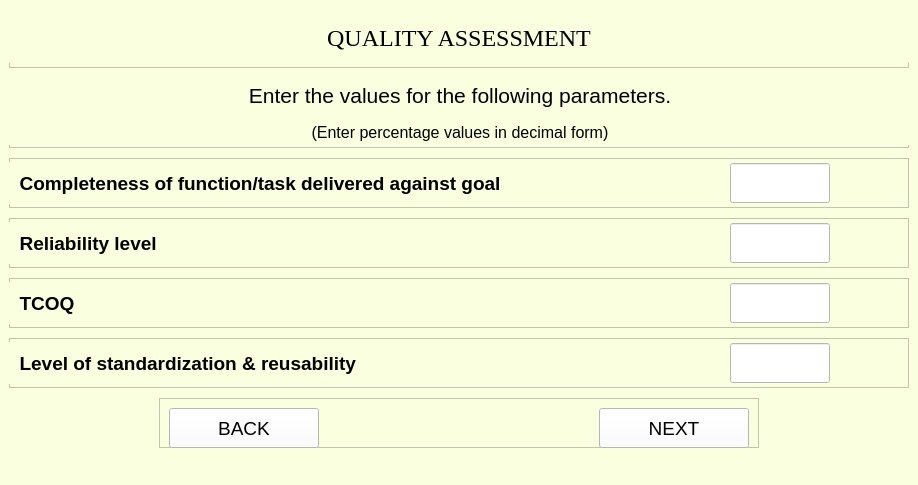
<?xml version="1.0" encoding="UTF-8"?>
<ui version="4.0">
 <class>MainWindow</class>
 <widget class="QMainWindow" name="MainWindow">
  <property name="geometry">
   <rect>
    <x>0</x>
    <y>0</y>
    <width>914</width>
    <height>485</height>
   </rect>
  </property>
  <property name="windowTitle">
   <string>MainWindow</string>
  </property>
  <property name="styleSheet">
   <string notr="true">background-color:rgb(250, 255, 224)</string>
  </property>
  <widget class="QWidget" name="centralwidget">
   <layout class="QVBoxLayout" name="verticalLayout">
    <item alignment="Qt::AlignHCenter">
     <widget class="QFrame" name="frame">
      <property name="minimumSize">
       <size>
        <width>900</width>
        <height>55</height>
       </size>
      </property>
      <property name="maximumSize">
       <size>
        <width>900</width>
        <height>55</height>
       </size>
      </property>
      <property name="frameShape">
       <enum>QFrame::StyledPanel</enum>
      </property>
      <property name="frameShadow">
       <enum>QFrame::Raised</enum>
      </property>
      <widget class="QLabel" name="heading">
       <property name="geometry">
        <rect>
         <x>0</x>
         <y>0</y>
         <width>900</width>
         <height>50</height>
        </rect>
       </property>
       <property name="sizePolicy">
        <sizepolicy hsizetype="Preferred" vsizetype="Preferred">
         <horstretch>0</horstretch>
         <verstretch>0</verstretch>
        </sizepolicy>
       </property>
       <property name="minimumSize">
        <size>
         <width>800</width>
         <height>50</height>
        </size>
       </property>
       <property name="maximumSize">
        <size>
         <width>16777215</width>
         <height>16777215</height>
        </size>
       </property>
       <property name="font">
        <font>
         <family>Times New Roman</family>
         <pointsize>18</pointsize>
        </font>
       </property>
       <property name="text">
        <string>QUALITY ASSESSMENT</string>
       </property>
       <property name="alignment">
        <set>Qt::AlignCenter</set>
       </property>
       <property name="wordWrap">
        <bool>false</bool>
       </property>
      </widget>
     </widget>
    </item>
    <item alignment="Qt::AlignHCenter">
     <widget class="QFrame" name="frame_2">
      <property name="minimumSize">
       <size>
        <width>900</width>
        <height>70</height>
       </size>
      </property>
      <property name="maximumSize">
       <size>
        <width>700</width>
        <height>70</height>
       </size>
      </property>
      <property name="frameShape">
       <enum>QFrame::StyledPanel</enum>
      </property>
      <property name="frameShadow">
       <enum>QFrame::Raised</enum>
      </property>
      <widget class="QWidget" name="layoutWidget">
       <property name="geometry">
        <rect>
         <x>0</x>
         <y>0</y>
         <width>902</width>
         <height>67</height>
        </rect>
       </property>
       <layout class="QGridLayout" name="gridLayout_5">
        <item row="0" column="0">
         <widget class="QLabel" name="subHeading">
          <property name="sizePolicy">
           <sizepolicy hsizetype="Preferred" vsizetype="Preferred">
            <horstretch>0</horstretch>
            <verstretch>0</verstretch>
           </sizepolicy>
          </property>
          <property name="minimumSize">
           <size>
            <width>900</width>
            <height>35</height>
           </size>
          </property>
          <property name="maximumSize">
           <size>
            <width>16777215</width>
            <height>16777215</height>
           </size>
          </property>
          <property name="font">
           <font>
            <family>Arial</family>
            <pointsize>16</pointsize>
           </font>
          </property>
          <property name="text">
           <string>Enter the values for the following parameters.</string>
          </property>
          <property name="alignment">
           <set>Qt::AlignCenter</set>
          </property>
          <property name="wordWrap">
           <bool>false</bool>
          </property>
         </widget>
        </item>
        <item row="1" column="0">
         <widget class="QLabel" name="instruction">
          <property name="sizePolicy">
           <sizepolicy hsizetype="Preferred" vsizetype="Preferred">
            <horstretch>0</horstretch>
            <verstretch>0</verstretch>
           </sizepolicy>
          </property>
          <property name="minimumSize">
           <size>
            <width>900</width>
            <height>25</height>
           </size>
          </property>
          <property name="maximumSize">
           <size>
            <width>16777215</width>
            <height>16777215</height>
           </size>
          </property>
          <property name="font">
           <font>
            <family>Arial</family>
            <pointsize>12</pointsize>
           </font>
          </property>
          <property name="text">
           <string>(Enter percentage values in decimal form)</string>
          </property>
          <property name="alignment">
           <set>Qt::AlignCenter</set>
          </property>
          <property name="wordWrap">
           <bool>false</bool>
          </property>
         </widget>
        </item>
       </layout>
      </widget>
     </widget>
    </item>
    <item alignment="Qt::AlignHCenter">
     <widget class="QFrame" name="frame_3">
      <property name="minimumSize">
       <size>
        <width>900</width>
        <height>50</height>
       </size>
      </property>
      <property name="maximumSize">
       <size>
        <width>900</width>
        <height>50</height>
       </size>
      </property>
      <property name="frameShape">
       <enum>QFrame::StyledPanel</enum>
      </property>
      <property name="frameShadow">
       <enum>QFrame::Raised</enum>
      </property>
      <widget class="QWidget" name="layoutWidget">
       <property name="geometry">
        <rect>
         <x>0</x>
         <y>4</y>
         <width>821</width>
         <height>42</height>
        </rect>
       </property>
       <layout class="QGridLayout" name="gridLayout">
        <item row="0" column="0">
         <widget class="QLabel" name="labelA">
          <property name="sizePolicy">
           <sizepolicy hsizetype="Preferred" vsizetype="Preferred">
            <horstretch>0</horstretch>
            <verstretch>0</verstretch>
           </sizepolicy>
          </property>
          <property name="minimumSize">
           <size>
            <width>550</width>
            <height>40</height>
           </size>
          </property>
          <property name="maximumSize">
           <size>
            <width>16777215</width>
            <height>16777215</height>
           </size>
          </property>
          <property name="font">
           <font>
            <family>Arial</family>
            <pointsize>14</pointsize>
            <weight>75</weight>
            <bold>true</bold>
           </font>
          </property>
          <property name="text">
           <string>  Completeness of function/task delivered against goal</string>
          </property>
          <property name="alignment">
           <set>Qt::AlignLeading|Qt::AlignLeft|Qt::AlignVCenter</set>
          </property>
          <property name="wordWrap">
           <bool>false</bool>
          </property>
         </widget>
        </item>
        <item row="0" column="1">
         <widget class="QLineEdit" name="paramA">
          <property name="sizePolicy">
           <sizepolicy hsizetype="Preferred" vsizetype="Preferred">
            <horstretch>0</horstretch>
            <verstretch>0</verstretch>
           </sizepolicy>
          </property>
          <property name="minimumSize">
           <size>
            <width>100</width>
            <height>40</height>
           </size>
          </property>
          <property name="maximumSize">
           <size>
            <width>100</width>
            <height>40</height>
           </size>
          </property>
          <property name="font">
           <font>
            <family>Arial</family>
            <pointsize>12</pointsize>
            <weight>50</weight>
            <bold>false</bold>
           </font>
          </property>
          <property name="styleSheet">
           <string notr="true">background-color:rgb(255, 255, 255)</string>
          </property>
         </widget>
        </item>
       </layout>
      </widget>
     </widget>
    </item>
    <item alignment="Qt::AlignHCenter">
     <widget class="QFrame" name="frame_4">
      <property name="minimumSize">
       <size>
        <width>900</width>
        <height>50</height>
       </size>
      </property>
      <property name="maximumSize">
       <size>
        <width>900</width>
        <height>50</height>
       </size>
      </property>
      <property name="frameShape">
       <enum>QFrame::StyledPanel</enum>
      </property>
      <property name="frameShadow">
       <enum>QFrame::Raised</enum>
      </property>
      <widget class="QWidget" name="layoutWidget">
       <property name="geometry">
        <rect>
         <x>0</x>
         <y>4</y>
         <width>821</width>
         <height>42</height>
        </rect>
       </property>
       <layout class="QGridLayout" name="gridLayout_2">
        <item row="0" column="0">
         <widget class="QLabel" name="labelB">
          <property name="sizePolicy">
           <sizepolicy hsizetype="Preferred" vsizetype="Preferred">
            <horstretch>0</horstretch>
            <verstretch>0</verstretch>
           </sizepolicy>
          </property>
          <property name="minimumSize">
           <size>
            <width>550</width>
            <height>40</height>
           </size>
          </property>
          <property name="maximumSize">
           <size>
            <width>16777215</width>
            <height>16777215</height>
           </size>
          </property>
          <property name="font">
           <font>
            <family>Arial</family>
            <pointsize>14</pointsize>
            <weight>75</weight>
            <bold>true</bold>
           </font>
          </property>
          <property name="text">
           <string>  Reliability level</string>
          </property>
          <property name="alignment">
           <set>Qt::AlignLeading|Qt::AlignLeft|Qt::AlignVCenter</set>
          </property>
          <property name="wordWrap">
           <bool>false</bool>
          </property>
         </widget>
        </item>
        <item row="0" column="1">
         <widget class="QLineEdit" name="paramB">
          <property name="sizePolicy">
           <sizepolicy hsizetype="Preferred" vsizetype="Preferred">
            <horstretch>0</horstretch>
            <verstretch>0</verstretch>
           </sizepolicy>
          </property>
          <property name="minimumSize">
           <size>
            <width>100</width>
            <height>40</height>
           </size>
          </property>
          <property name="maximumSize">
           <size>
            <width>100</width>
            <height>40</height>
           </size>
          </property>
          <property name="font">
           <font>
            <family>Arial</family>
            <pointsize>12</pointsize>
            <weight>50</weight>
            <bold>false</bold>
           </font>
          </property>
          <property name="styleSheet">
           <string notr="true">background-color:rgb(255, 255, 255)</string>
          </property>
         </widget>
        </item>
       </layout>
      </widget>
     </widget>
    </item>
    <item alignment="Qt::AlignHCenter">
     <widget class="QFrame" name="frame_5">
      <property name="minimumSize">
       <size>
        <width>900</width>
        <height>50</height>
       </size>
      </property>
      <property name="maximumSize">
       <size>
        <width>900</width>
        <height>50</height>
       </size>
      </property>
      <property name="frameShape">
       <enum>QFrame::StyledPanel</enum>
      </property>
      <property name="frameShadow">
       <enum>QFrame::Raised</enum>
      </property>
      <widget class="QWidget" name="layoutWidget">
       <property name="geometry">
        <rect>
         <x>0</x>
         <y>4</y>
         <width>821</width>
         <height>42</height>
        </rect>
       </property>
       <layout class="QGridLayout" name="gridLayout_3">
        <item row="0" column="0">
         <widget class="QLabel" name="labelC">
          <property name="sizePolicy">
           <sizepolicy hsizetype="Preferred" vsizetype="Preferred">
            <horstretch>0</horstretch>
            <verstretch>0</verstretch>
           </sizepolicy>
          </property>
          <property name="minimumSize">
           <size>
            <width>550</width>
            <height>40</height>
           </size>
          </property>
          <property name="maximumSize">
           <size>
            <width>16777215</width>
            <height>16777215</height>
           </size>
          </property>
          <property name="font">
           <font>
            <family>Arial</family>
            <pointsize>14</pointsize>
            <weight>75</weight>
            <bold>true</bold>
           </font>
          </property>
          <property name="text">
           <string>  TCOQ</string>
          </property>
          <property name="alignment">
           <set>Qt::AlignLeading|Qt::AlignLeft|Qt::AlignVCenter</set>
          </property>
          <property name="wordWrap">
           <bool>false</bool>
          </property>
         </widget>
        </item>
        <item row="0" column="1">
         <widget class="QLineEdit" name="paramC">
          <property name="sizePolicy">
           <sizepolicy hsizetype="Preferred" vsizetype="Preferred">
            <horstretch>0</horstretch>
            <verstretch>0</verstretch>
           </sizepolicy>
          </property>
          <property name="minimumSize">
           <size>
            <width>100</width>
            <height>40</height>
           </size>
          </property>
          <property name="maximumSize">
           <size>
            <width>100</width>
            <height>40</height>
           </size>
          </property>
          <property name="font">
           <font>
            <family>Arial</family>
            <pointsize>12</pointsize>
            <weight>50</weight>
            <bold>false</bold>
           </font>
          </property>
          <property name="styleSheet">
           <string notr="true">background-color:rgb(255, 255, 255)</string>
          </property>
         </widget>
        </item>
       </layout>
      </widget>
     </widget>
    </item>
    <item alignment="Qt::AlignHCenter">
     <widget class="QFrame" name="frame_6">
      <property name="minimumSize">
       <size>
        <width>900</width>
        <height>50</height>
       </size>
      </property>
      <property name="maximumSize">
       <size>
        <width>900</width>
        <height>50</height>
       </size>
      </property>
      <property name="frameShape">
       <enum>QFrame::StyledPanel</enum>
      </property>
      <property name="frameShadow">
       <enum>QFrame::Raised</enum>
      </property>
      <widget class="QWidget" name="layoutWidget">
       <property name="geometry">
        <rect>
         <x>0</x>
         <y>4</y>
         <width>821</width>
         <height>42</height>
        </rect>
       </property>
       <layout class="QGridLayout" name="gridLayout_4">
        <item row="0" column="0">
         <widget class="QLabel" name="labelD">
          <property name="sizePolicy">
           <sizepolicy hsizetype="Preferred" vsizetype="Preferred">
            <horstretch>0</horstretch>
            <verstretch>0</verstretch>
           </sizepolicy>
          </property>
          <property name="minimumSize">
           <size>
            <width>550</width>
            <height>40</height>
           </size>
          </property>
          <property name="maximumSize">
           <size>
            <width>16777215</width>
            <height>16777215</height>
           </size>
          </property>
          <property name="font">
           <font>
            <family>Arial</family>
            <pointsize>14</pointsize>
            <weight>75</weight>
            <bold>true</bold>
           </font>
          </property>
          <property name="text">
           <string>  Level of standardization &amp; reusability</string>
          </property>
          <property name="alignment">
           <set>Qt::AlignLeading|Qt::AlignLeft|Qt::AlignVCenter</set>
          </property>
          <property name="wordWrap">
           <bool>false</bool>
          </property>
         </widget>
        </item>
        <item row="0" column="1">
         <widget class="QLineEdit" name="paramD">
          <property name="sizePolicy">
           <sizepolicy hsizetype="Preferred" vsizetype="Preferred">
            <horstretch>0</horstretch>
            <verstretch>0</verstretch>
           </sizepolicy>
          </property>
          <property name="minimumSize">
           <size>
            <width>100</width>
            <height>40</height>
           </size>
          </property>
          <property name="maximumSize">
           <size>
            <width>100</width>
            <height>40</height>
           </size>
          </property>
          <property name="font">
           <font>
            <family>Arial</family>
            <pointsize>12</pointsize>
            <weight>50</weight>
            <bold>false</bold>
           </font>
          </property>
          <property name="styleSheet">
           <string notr="true">background-color:rgb(255, 255, 255)</string>
          </property>
         </widget>
        </item>
       </layout>
      </widget>
     </widget>
    </item>
    <item alignment="Qt::AlignHCenter">
     <widget class="QFrame" name="frame_7">
      <property name="minimumSize">
       <size>
        <width>600</width>
        <height>50</height>
       </size>
      </property>
      <property name="maximumSize">
       <size>
        <width>600</width>
        <height>50</height>
       </size>
      </property>
      <property name="frameShape">
       <enum>QFrame::StyledPanel</enum>
      </property>
      <property name="frameShadow">
       <enum>QFrame::Raised</enum>
      </property>
      <widget class="QPushButton" name="backButton">
       <property name="geometry">
        <rect>
         <x>10</x>
         <y>10</y>
         <width>150</width>
         <height>40</height>
        </rect>
       </property>
       <property name="sizePolicy">
        <sizepolicy hsizetype="Preferred" vsizetype="Preferred">
         <horstretch>0</horstretch>
         <verstretch>0</verstretch>
        </sizepolicy>
       </property>
       <property name="minimumSize">
        <size>
         <width>150</width>
         <height>40</height>
        </size>
       </property>
       <property name="maximumSize">
        <size>
         <width>150</width>
         <height>40</height>
        </size>
       </property>
       <property name="font">
        <font>
         <family>Arial</family>
         <pointsize>14</pointsize>
        </font>
       </property>
       <property name="styleSheet">
        <string notr="true">background-color:rgb(255, 255, 255)</string>
       </property>
       <property name="text">
        <string>BACK</string>
       </property>
      </widget>
      <widget class="QPushButton" name="nextButton">
       <property name="geometry">
        <rect>
         <x>440</x>
         <y>10</y>
         <width>150</width>
         <height>40</height>
        </rect>
       </property>
       <property name="sizePolicy">
        <sizepolicy hsizetype="Preferred" vsizetype="Preferred">
         <horstretch>0</horstretch>
         <verstretch>0</verstretch>
        </sizepolicy>
       </property>
       <property name="minimumSize">
        <size>
         <width>150</width>
         <height>40</height>
        </size>
       </property>
       <property name="maximumSize">
        <size>
         <width>150</width>
         <height>40</height>
        </size>
       </property>
       <property name="font">
        <font>
         <family>Arial</family>
         <pointsize>14</pointsize>
        </font>
       </property>
       <property name="styleSheet">
        <string notr="true">background-color:rgb(255, 255, 255)</string>
       </property>
       <property name="text">
        <string>NEXT</string>
       </property>
      </widget>
     </widget>
    </item>
   </layout>
  </widget>
  <widget class="QMenuBar" name="menubar">
   <property name="geometry">
    <rect>
     <x>0</x>
     <y>0</y>
     <width>914</width>
     <height>21</height>
    </rect>
   </property>
  </widget>
  <widget class="QStatusBar" name="statusbar"/>
 </widget>
 <resources/>
 <connections/>
</ui>
